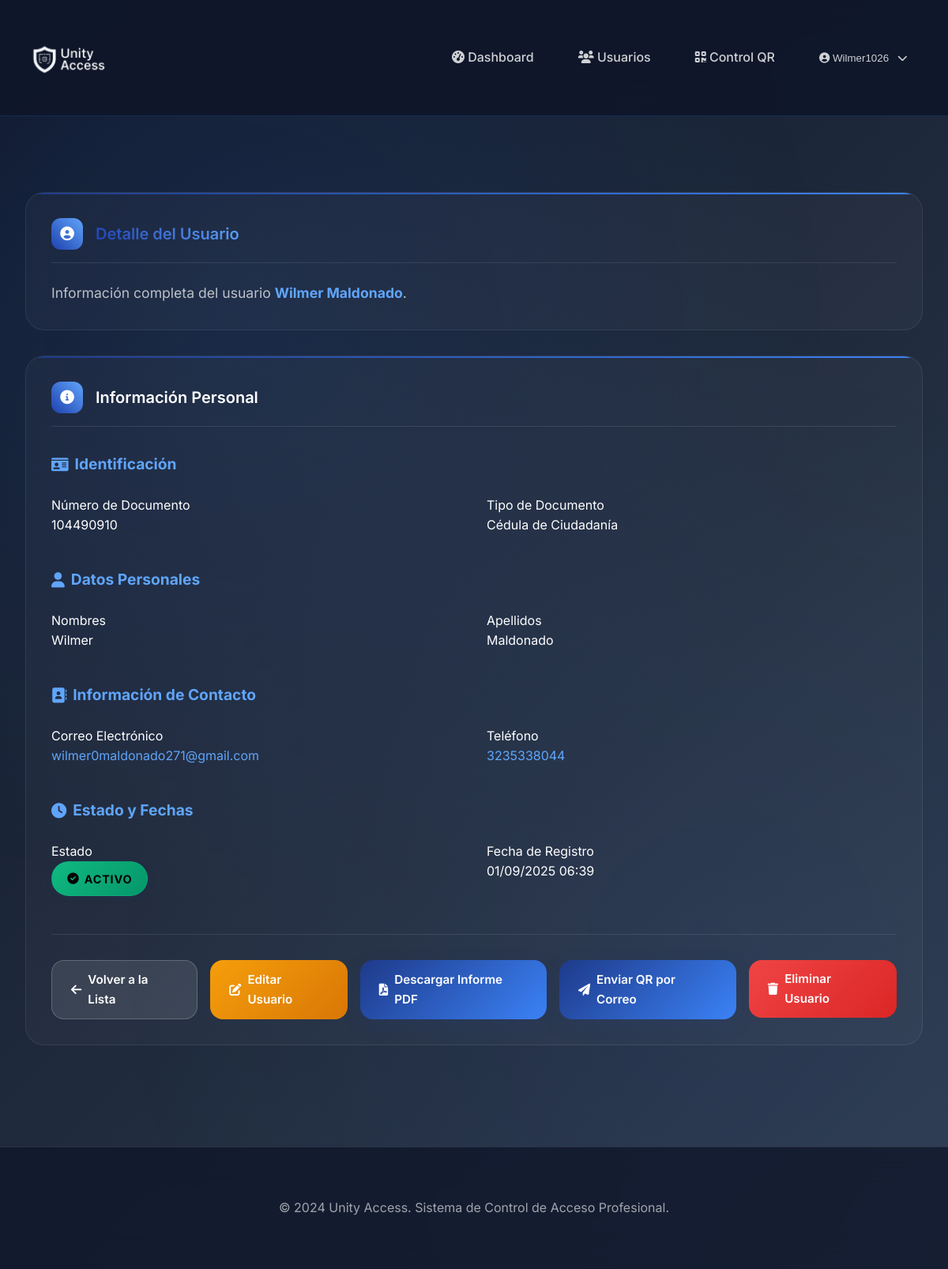
The page /appi/usuarios/1/ (signed in) on the database its author committed.
### appi/models.py (models this page shows, shortened)
class Usuario(models.Model):
    TIPO_DOCUMENTO_CHOICES = [
        ('CC', 'Cédula de Ciudadanía'),
        ('TI', 'Tarjeta de Identidad'),
        ('CE', 'Cédula de Extranjería'),
        ('PP', 'Pasaporte'),
    ]
    ESTADO_CHOICES = [
        ('activo', 'Activo'),
        ('inactivo', 'Inactivo'),
    ]
    numero_documento = models.CharField(max_length=20, unique=True, verbose_name="Número de Documento")
    tipo_documento = models.CharField(max_length=2, choices=TIPO_DOCUMENTO_CHOICES, default='CC', verbose_name="Tipo de Documento")
    nombres = models.CharField(max_length=100, verbose_name="Nombres")
    apellidos = models.CharField(max_length=100, verbose_name="Apellidos")
    email = models.EmailField(verbose_name="Correo Electrónico")
    telefono = models.CharField(max_length=15, blank=True, null=True, verbose_name="Teléfono")
    estado = models.CharField(max_length=10, choices=ESTADO_CHOICES, default='activo', verbose_name="Estado")
    fecha_registro = models.DateTimeField(auto_now_add=True, verbose_name="Fecha de Registro")
    fecha_actualizacion = models.DateTimeField(auto_now=True, verbose_name="Última Actualización")
    class Meta:
        verbose_name = "Usuario"
        verbose_name_plural = "Usuarios"
        ordering = ['apellidos', 'nombres']
    @property
    def nombre_completo(self):
        return f"{self.nombres} {self.apellidos}"

### appi/views.py (the view)
# urls.py: path('usuarios/<int:id>/', views.detalle_usuario, name='detalle_usuario'),
@never_cache
@never_cache
@never_cache
@login_required
@user_passes_test(es_administrador)
def detalle_usuario(request, id):
    usuario = get_object_or_404(Usuario, id=id)
    accesos = RegistroAcceso.objects.filter(usuario=usuario).order_by('-fecha_hora')[:10]
    context = {
        'usuario': usuario,
        'accesos': accesos,
    }
    return render(request, 'usuarios/detalle.html', context)

### appi/views.py (called while the page is built)
def es_administrador(user):
    return user.is_authenticated and (user.is_superuser or user.is_staff)

### templates/usuarios/detalle.html (shortened to what this page needs)
{% extends 'base.html' %}
{% load static %}
{% block content %}
<div class="fade-in-up">
    <div class="content-card">
        <div class="card-header-custom">
            <div class="card-icon-custom">
                <i class="fas fa-user-circle"></i>
            </div>
            <h1 class="card-title-custom text-gradient">Detalle del Usuario</h1>
        </div>
        <p style="color: rgba(255, 255, 255, 0.7); font-size: 1.1rem; margin: 0;">
            Información completa del usuario <strong style="color: var(--accent-color);">{{ usuario.nombre_completo }}</strong>.
        </p>
    </div>
    <div class="content-card">
        <div class="card-header-custom">
            <div class="card-icon-custom">
                <i class="fas fa-info-circle"></i>
            </div>
            <h2 class="card-title-custom">Información Personal</h2>
        </div>
        <div style="margin-top: 2rem;">
            <div style="margin-bottom: 2.5rem;">
                <h3 style="color: var(--accent-color); font-size: 1.2rem; margin-bottom: 1.5rem; display: flex; align-items: center; gap: 0.5rem;">
                    <i class="fas fa-id-card"></i>
                    Identificación
                </h3>
                <div style="display: grid; grid-template-columns: repeat(auto-fit, minmax(300px, 1fr)); gap: 2rem;">
                    <div class="info-item-custom">
                        <label class="info-label-custom">Número de Documento</label>
                        <div class="info-value-custom">{{ usuario.numero_documento }}</div>
                    </div>
                    <div class="info-item-custom">
                        <label class="info-label-custom">Tipo de Documento</label>
                        <div class="info-value-custom">{{ usuario.get_tipo_documento_display }}</div>
                    </div>
                </div>
            </div>
            <div style="margin-bottom: 2.5rem;">
                <h3 style="color: var(--accent-color); font-size: 1.2rem; margin-bottom: 1.5rem; display: flex; align-items: center; gap: 0.5rem;">
                    <i class="fas fa-user"></i>
                    Datos Personales
                </h3>
                <div style="display: grid; grid-template-columns: repeat(auto-fit, minmax(300px, 1fr)); gap: 2rem;">
                    <div class="info-item-custom">
                        <label class="info-label-custom">Nombres</label>
                        <div class="info-value-custom">{{ usuario.nombres }}</div>
                    </div>
                    <div class="info-item-custom">
                        <label class="info-label-custom">Apellidos</label>
                        <div class="info-value-custom">{{ usuario.apellidos }}</div>
                    </div>
                </div>
            </div>
            <div style="margin-bottom: 2.5rem;">
                <h3 style="color: var(--accent-color); font-size: 1.2rem; margin-bottom: 1.5rem; display: flex; align-items: center; gap: 0.5rem;">
                    <i class="fas fa-address-book"></i>
                    Información de Contacto
                </h3>
                <div style="display: grid; grid-template-columns: repeat(auto-fit, minmax(300px, 1fr)); gap: 2rem;">
                    <div class="info-item-custom">
                        <label class="info-label-custom">Correo Electrónico</label>
                        <div class="info-value-custom">
                            <a href="mailto:{{ usuario.email }}" style="color: var(--accent-color); text-decoration: none;">
                                {{ usuario.email }}
                            </a>
                        </div>
                    </div>
                    <div class="info-item-custom">
                        <label class="info-label-custom">Teléfono</label>
                        <div class="info-value-custom">
                            {% if usuario.telefono %}
                                <a href="tel:{{ usuario.telefono }}" style="color: var(--accent-color); text-decoration: none;">
                                    {{ usuario.telefono }}
                                </a>
                            {% else %}
                                <span style="color: rgba(255, 255, 255, 0.5);">No especificado</span>
                            {% endif %}
                        </div>
                    </div>
                </div>
            </div>
            <div style="margin-bottom: 2.5rem;">
                <h3 style="color: var(--accent-color); font-size: 1.2rem; margin-bottom: 1.5rem; display: flex; align-items: center; gap: 0.5rem;">
                    <i class="fas fa-clock"></i>
                    Estado y Fechas
                </h3>
                <div style="display: grid; grid-template-columns: repeat(auto-fit, minmax(300px, 1fr)); gap: 2rem;">
                    <div class="info-item-custom">
                        <label class="info-label-custom">Estado</label>
                        <div class="info-value-custom">
                            {% if usuario.estado == 'activo' %}
                                <span class="badge-custom badge-success-custom">
                                    <i class="fas fa-check-circle"></i>
                                    Activo
                                </span>
                            {% else %}
                                <span class="badge-custom badge-danger-custom">
                                    <i class="fas fa-times-circle"></i>
                                    Inactivo
                                </span>
                            {% endif %}
                        </div>
                    </div>
                    <div class="info-item-custom">
                        <label class="info-label-custom">Fecha de Registro</label>
                        <div class="info-value-custom">{{ usuario.fecha_registro|date:"d/m/Y H:i" }}</div>
                    </div>
                </div>
            </div>
        </div>
        <div style="display: flex; justify-content: flex-end; gap: 1rem; margin-top: 3rem; padding-top: 2rem; border-top: 1px solid rgba(255, 255, 255, 0.1);">
            <a href="{% url 'appi:lista_usuarios' %}" class="btn-custom btn-secondary-custom hover-lift">
                <i class="fas fa-arrow-left"></i>
                Volver a la Lista
            </a>
            <a href="{% url 'appi:editar_usuario' usuario.id %}" class="btn-custom btn-warning-custom hover-lift">
                <i class="fas fa-edit"></i>
                Editar Usuario
            </a>
            <a href="{% url 'appi:informe_usuario_pdf' usuario.numero_documento %}" class="btn-custom btn-primary-custom hover-lift">
                <i class="fas fa-file-pdf"></i>
                Descargar Informe PDF
            </a>
            <a href="{% url 'appi:enviar_qr_usuario' usuario.id %}" class="btn-custom btn-primary-custom hover-lift">
                <i class="fas fa-paper-plane"></i>
                Enviar QR por Correo
            </a>
            <div class="action-buttons">
                <a href="{% url 'appi:eliminar_usuario' usuario.id %}" class="btn-custom btn-danger-custom hover-lift js-delete-link" data-confirm-title="Eliminar Usuario" data-confirm-text="¿Seguro que deseas eliminar este usuario?" data-confirm-icon="warning">
                    <i class="fas fa-trash"></i>
                    Eliminar Usuario
                </a>
            </div>
        </div>
    </div>
</div>
{% endblock %}

### templates/base.html (shortened to what this page needs)
<!DOCTYPE html>
<html lang="es">
<head>
    <link href="https://cdnjs.cloudflare.com/ajax/libs/font-awesome/6.0.0/css/all.min.css" rel="stylesheet">
    {% load static %}
    <link href="{% static 'css/style.css' %}" rel="stylesheet">
</head>
<body>
    {% if user.is_authenticated %}
    <nav class="navbar-custom">
        <div class="main-container">
            <div style="display: flex; align-items: center; justify-content: space-between; width: 100%;">
                <a class="navbar-brand-custom" href="{% url 'appi:dashboard' %}">
                    <img src="{% static 'imagen/logo.png' %}" alt="Unity Access Logo" class="brand-logo">
                </a>
                <div style="display: flex;  align-items: center; gap: 1rem;">
                    <a  style="text-decoration: none;" class="nav-link-custom" href="{% url 'appi:dashboard' %}">
                        <i class="fas fa-tachometer-alt"></i>
                        Dashboard
                    </a>
                    <a style="text-decoration: none;"  class="nav-link-custom" href="{% url 'appi:lista_usuarios' %}">
                        <i class="fas fa-users"></i>
                        Usuarios
                    </a>
                    <a style="text-decoration: none;"  class="nav-link-custom" href="{% url 'appi:control_qr' %}" onclick="window.open(this.href, 'QRScannerWindow', 'width=1000,height=800,scrollbars=yes,resizable=yes'); return false;">
                        <i class="fas fa-qrcode"></i>
                        Control QR
                    </a>
                    <div style="position: relative; display: inline-block;">
                        <button class="nav-link-custom" style="background: none; border: none; cursor: pointer;" onclick="toggleDropdown()">
                            <i class="fas fa-user-circle"></i>
                            {{ user.username }}
                            <i class="fas fa-chevron-down" style="margin-left: 0.5rem; font-size: 0.8rem;"></i>
                        </button>
                    </div>
                </div>
            </div>
        </div>
    </nav>
    {% endif %}
    <div class="main-container">
    </div>
    <main class="main-container fade-in-up">
        {% block content %}{% endblock %}
    </main>
    <footer class="footer-custom">
        <div class="main-container">
            <p>&copy; 2024 Unity Access. Sistema de Control de Acceso Profesional.</p>
        </div>
    </footer>
</body>
</html>

### rows shown on the page
Usuario: nombre_completo "Wilmer Maldonado", numero_documento "104490910", tipo_documento "Cédula de Ciudadanía", nombres "Wilmer", apellidos "Maldonado", email "wilmer0maldonado271@gmail.com", telefono "3235338044", fecha_registro "01/09/2025 06:39"

### other values the page prints
{{ user.username }} "Wilmer1026"
